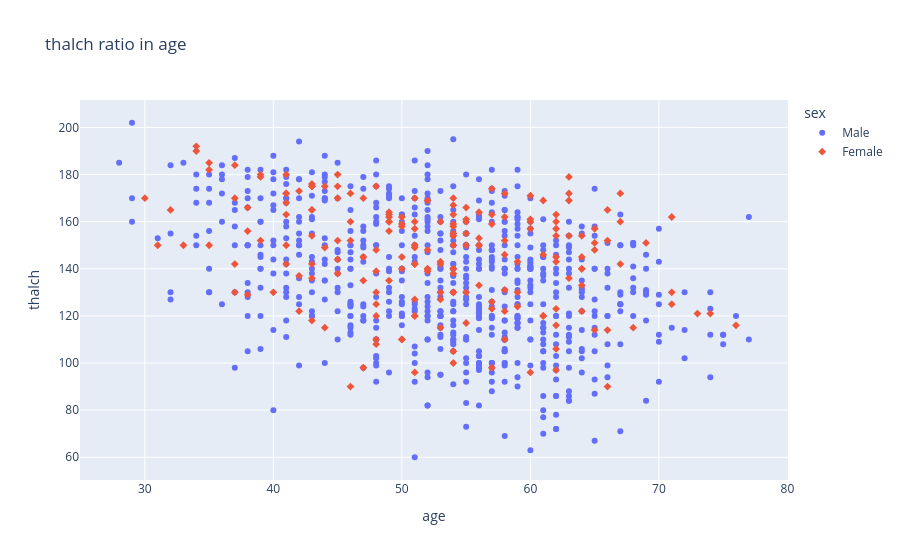

Notebook source saved alongside this figure:
### Markdown cell above
# 1. Scatter plot

### Code cell
fig = px.scatter(df, x='age', y='thalch', color='sex', symbol='sex', title='thalch ratio in age').show()

### Figure 1 — Plotly figure (JSON) as saved in the notebook; plotly's stock layout.template omitted (floating-point values rounded to 4 significant figures; data arrays with more than 128 entries replaced by an {"elided": "..."} marker saying what was removed)
{"data": [{"hovertemplate": "sex=Male<br>age=%{x}<br>thalch=%{y}<extra></extra>", "legendgroup": "Male", "marker": {"color": "#636efa", "symbol": "circle"}, "mode": "markers", "name": "Male", "orientation": "v", "showlegend": true, "type": "scatter", "x": {"elided": "726 int values"}, "xaxis": "x", "y": {"elided": "726 float values"}, "yaxis": "y"}, {"hovertemplate": "sex=Female<br>age=%{x}<br>thalch=%{y}<extra></extra>", "legendgroup": "Female", "marker": {"color": "#EF553B", "symbol": "diamond"}, "mode": "markers", "name": "Female", "orientation": "v", "showlegend": true, "type": "scatter", "x": {"elided": "194 int values"}, "xaxis": "x", "y": {"elided": "194 float values"}, "yaxis": "y"}], "layout": {"legend": {"title": {"text": "sex"}, "tracegroupgap": 0}, "title": {"text": "thalch ratio in age"}, "xaxis": {"anchor": "y", "domain": [0, 1], "title": {"text": "age"}}, "yaxis": {"anchor": "x", "domain": [0, 1], "title": {"text": "thalch"}}}}
